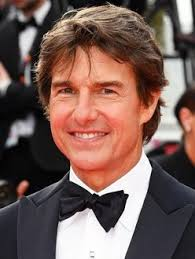
%> input picture tom.jpg, 195 x 259 px
$ octave Arithmatic_Coding.m   (GNU Octave 9; MATLAB toolbox functions it lacks are replaced by stand-ins)
%> lines starting %> are read from the running program, lines starting %| are printed output that depends on the picture; long printed decimals are rounded
%Code to demonstrate the working of Arithmatic coding for an image
%29 Jan 2026
clc;
clear all;
close all;

I=imread("Tom.jpg");
%> I is the input picture: size 259x195x3 uint8; mean R, G, B 118.4, 93, 86.3
if size(I,3)==3
    I=rgb2gray(I);
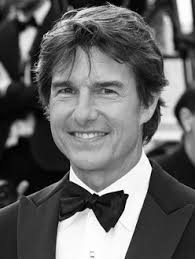
%> I: size 259x195 uint8; min 0, max 255, mean 99.8
end
figure
imshow(I);
%Loading an 8-bit grayscale image.

counts=imhist(I);
%> counts = 256 values, max 689 at index 21, min 45 at index 216, mean 197.3
p=counts/sum(counts);
%> p = 256 values, max 0.0136 at index 21, min 0.000891 at index 216, mean 0.00391
%Computing probabilities of gray levels using histogram normalization.

symbols=find(p>0)-1;
%> symbols = 256 values from 0 to 255
p=p(p>0);
%Keeping only those symbols that actually appear in the image.
%keeping those having probability greater than 0

cumProb=cumsum(p);
%> cumProb = 256 values from 0.00141 to 1
low=[0; cumProb(1:end-1)];
%> low = 256 values from 0 to 0.998
high=cumProb;
%> high = 256 values from 0.00141 to 1
%Generating cumulative probability intervals required for arithmetic coding.

sequence=symbols(1:10);
%> sequence = [0; 1; 2; 3; 4; 5; 6; 7; 8; 9]
%Taking a small symbol sequence from the image for encoding demonstration.

L=0;
H=1;
%Initializing the arithmetic coding interval as [0,1].

for k=1:length(sequence)

    sym=sequence(k);
    idx=find(symbols==sym);
    %Finding the index of the current symbol in the probability table.

    range=H-L;
    %Computing the current interval width.

    H=L+range*high(idx);
    L=L+range*low(idx);
    %Updating interval boundaries based on symbol probability subrange.

end
%> this loop made 10 passes
%> (range, L) on passes 4 to 10: (2.75e-09, 1.98e-06), (5.5e-12, 1.98e-06), (1.79e-14, 1.98e-06), (6.4e-17, 1.98e-06), (3.32e-19, 1.98e-06), (2.54e-21, 1.98e-06), (0, 1.98e-06)
%> (range, H, L) on passes 1 to 3: (1, 0.00141, 0), (0.00141, 4.15e-06, 1.98e-06), (2.17e-06, 1.99e-06, 1.98e-06)

code=(L+H)/2;
%> code = 1.98e-06
%Choosing a number inside final interval as the arithmetic code.

disp("Arithmetic Coding Output:");
fprintf("Final Lower Bound=%.10f\n",L);
%| Final Lower Bound=1.983e-06
fprintf("Final Upper Bound=%.10f\n",H);
%| Final Upper Bound=1.983e-06
fprintf("Encoded Tag Value=%.10f\n",code);
%| Encoded Tag Value=1.983e-06
%Displaying the final encoded value representing the entire sequence.

$ run again, with image2.png saved as tom.jpg
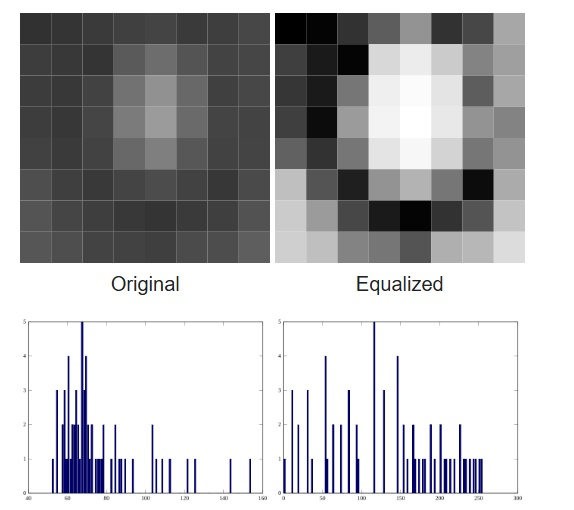
%> input picture image2.png, 574 x 510 px
%> I is the input picture: size 510x574x3 uint8; mean R, G, B 181.8, 181.8, 184.1
%> `I=rgb2gray(I);`:
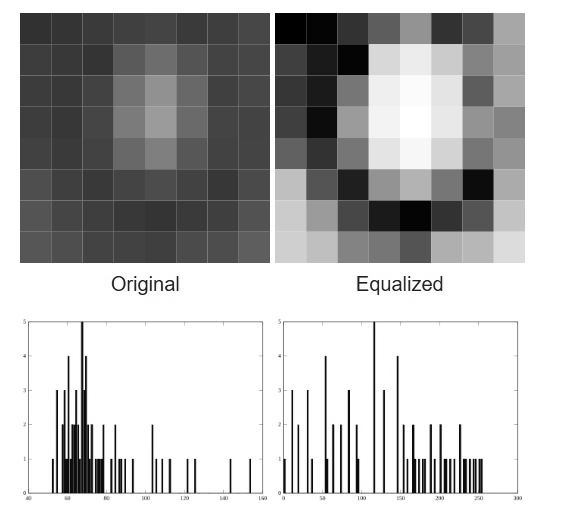
%> I: size 510x574 uint8; min 0, max 255, mean 182.1
%> counts = 256 values, max 134319 at index 256, min 10 at index 22, mean 1143.5
%> p = 256 values, max 0.459 at index 256, min 3.42e-05 at index 22, mean 0.00391
%> symbols = 256 values from 0 to 255
%> cumProb = 256 values from 0.00317 to 1
%> low = 256 values from 0 to 0.541
%> high = 256 values from 0.00317 to 1
%> sequence = [0; 1; 2; 3; 4; 5; 6; 7; 8; 9]
%> the loop `for k=1:length(sequence)` made 10 passes
%> (range, L) on passes 3 to 10: (3.79e-07, 1e-05), (3.23e-11, 1e-05), (1.51e-14, 1e-05), (1.3e-16, 1e-05), (2.37e-20, 1e-05), (0, 1e-05), (0, 1e-05), (0, 1e-05)
%> code = 1e-05
%| Final Lower Bound=1.003e-05
%| Final Upper Bound=1.003e-05
%| Encoded Tag Value=1.003e-05
